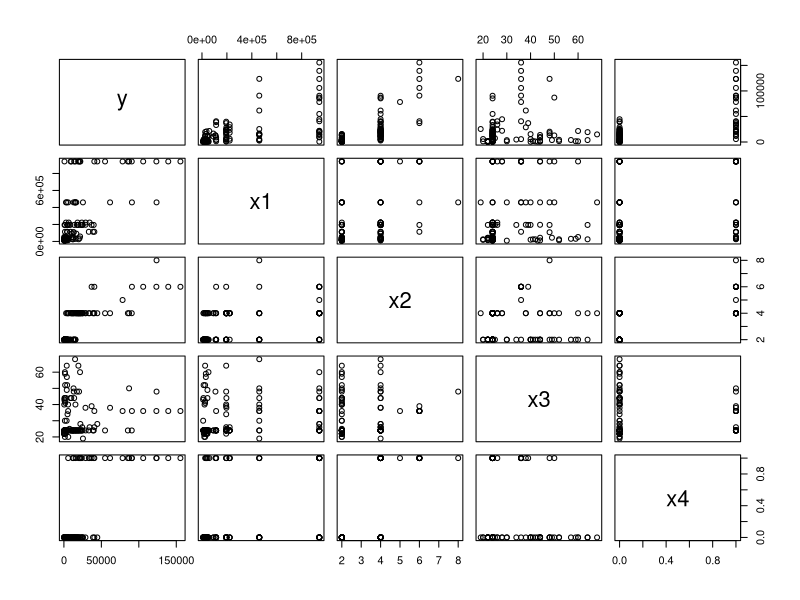
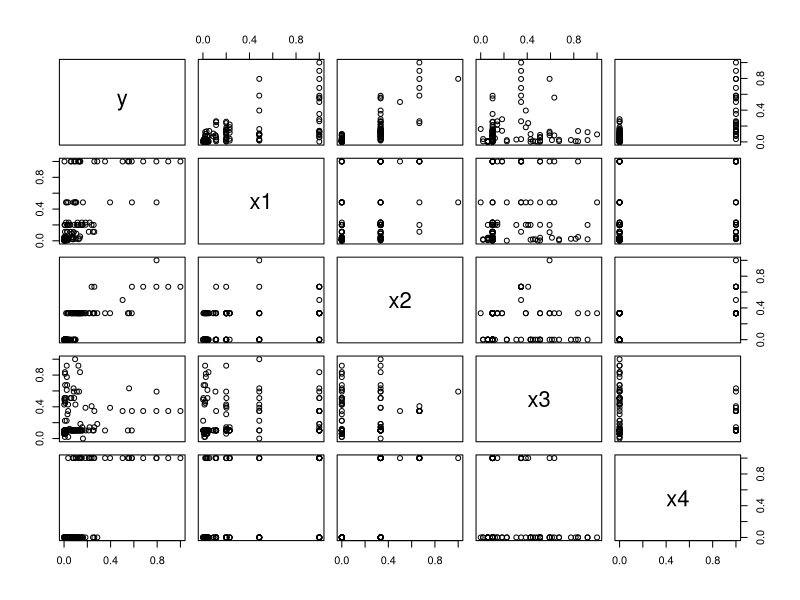
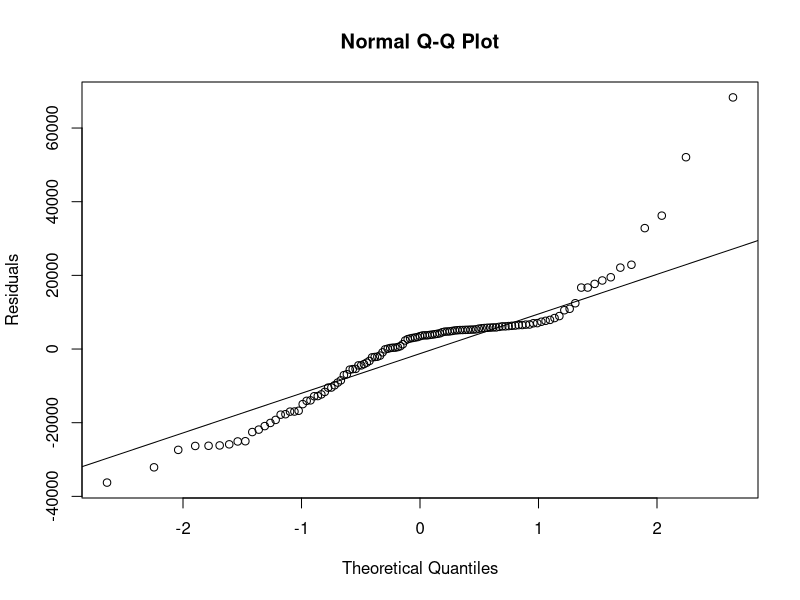
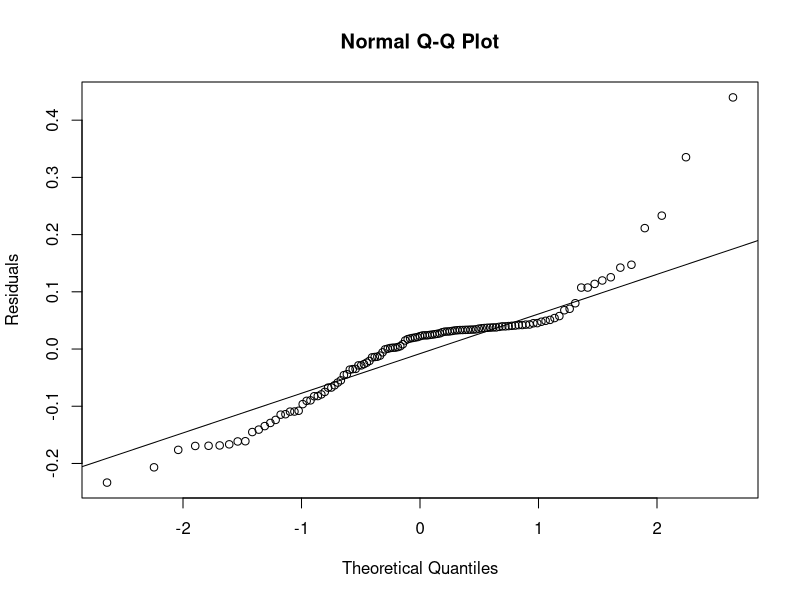
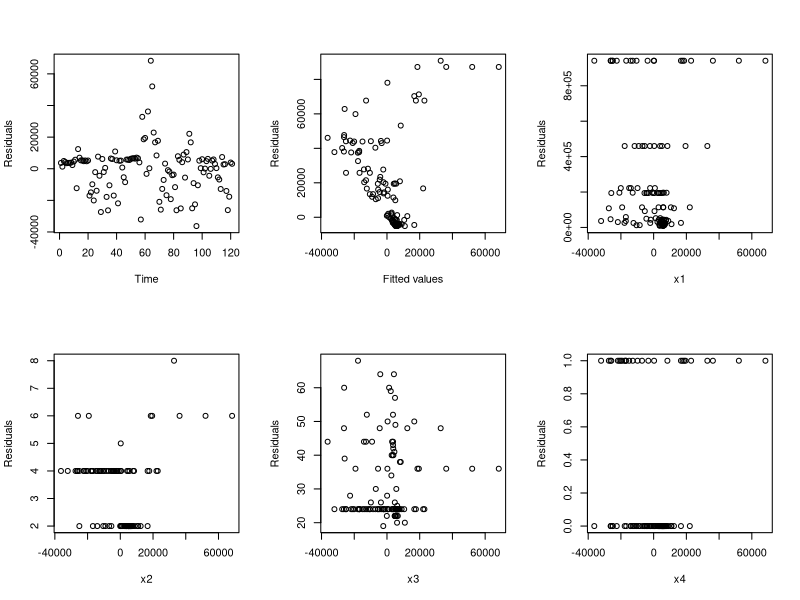
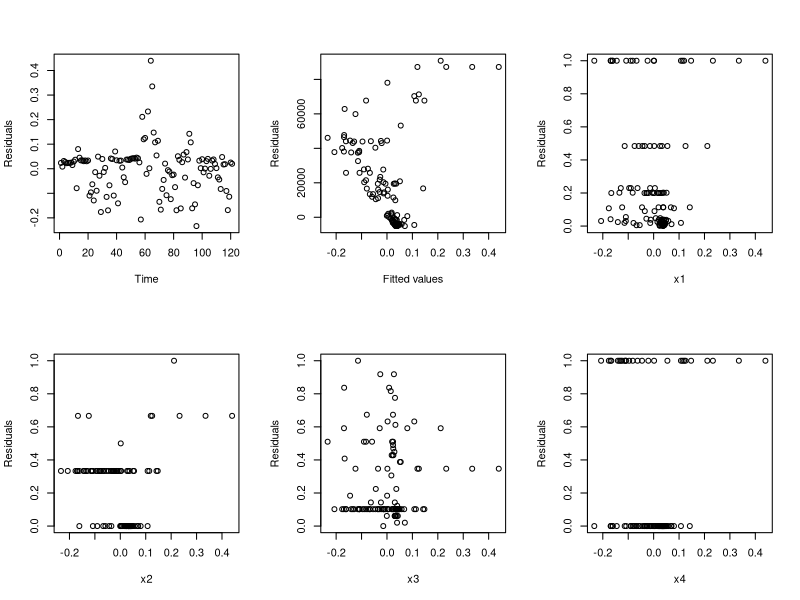

The R script that drew these images, in order:
setwd("C:/Users/enric/OneDrive/Desktop/MATH/MH3510/Project")
getwd()
# install.packages( "dplyr" )
library(dplyr)
library(caret)


# Graphical display of the observed data.
data_raw <- read.table('aadt.txt',header=FALSE)
df <-
  data.frame(y=data_raw$V1,x1=data_raw$V2,x2=data_raw$V3,x3=data_raw$V4,x4=data_raw$V5)
df$x4[df$x4 == 2]<-0
process <- preProcess(df, method=c("range"))
df_scaled <- predict(process, df)
plot(df)
plot(df_scaled)


# Fit a multiple linear regression model for both scaled and non-scaled data.
mlr <- lm(y ~ x1+x2+x3+x4, data=df)
summary(mlr)
mlr_scaled <- lm(y ~ x1+x2+x3+x4, data=df_scaled)
summary(mlr_scaled)
##  x3 has the least significance to the model in terms of t-test while x1, x2 and x4 are all highly significant  ##


# Normality checking.
qqnorm(residuals(mlr),ylab='Residuals')
qqline(residuals(mlr))
qqnorm(residuals(mlr_scaled),ylab='Residuals')
qqline(residuals(mlr_scaled))
##  QQplot observations:
##  points generally follow normal line on the qqplot except for the points on the upper tail, this suggest that
##  the data follow a normal distribution generally but have a few outliers at the upper tail


# Draw some plots of residuals.
par(mfrow=c(2,3))
plot(residuals(mlr),ylab='Residuals',xlab='Time')
plot(residuals(mlr),fitted(mlr),ylab='Residuals',xlab='Fitted values')
plot(residuals(mlr),df$x1,ylab='Residuals',xlab='x1')
plot(residuals(mlr),df$x2,ylab='Residuals',xlab='x2')
plot(residuals(mlr),df$x3,ylab='Residuals',xlab='x3')
plot(residuals(mlr),df$x4,ylab='Residuals',xlab='x4')
par(mfrow=c(1,1))
# scaled data
par(mfrow=c(2,3))
plot(residuals(mlr_scaled),ylab='Residuals',xlab='Time')
plot(residuals(mlr_scaled),fitted(mlr),ylab='Residuals',xlab='Fitted values')
plot(residuals(mlr_scaled),df_scaled$x1,ylab='Residuals',xlab='x1')
plot(residuals(mlr_scaled),df_scaled$x2,ylab='Residuals',xlab='x2')
plot(residuals(mlr_scaled),df_scaled$x3,ylab='Residuals',xlab='x3')
plot(residuals(mlr_scaled),df_scaled$x4,ylab='Residuals',xlab='x4')
par(mfrow=c(1,1))
## !!explain


# Durbin-Watson tests.
# install.packages( "lmtest" )
library(lmtest)
dwtest(y ~ x1+x2+x3+x4, data=df)
dwtest(y ~ x1+x2+x3+x4, data=df_scaled)


# Some F-tests.
mlr1 <- lm(y ~ x1+x2+x4,data=df)  #remove x3 as insignificant from above
anova(mlr1,mlr)
##  we can not reject the null hypothesis of B3^=0 even at the level of 0.1

mlr1_scaled <- lm(y ~ x1+x2+x4,data=df_scaled)  #remove x3 as insignificant from above
anova(mlr1_scaled,mlr_scaled)
##  we can not reject the null hypothesis of B3^=0 even at the level of 0.1

mlr2 <- lm(y ~ x1+x2+offset(100.3*x3)+x4,data=df)  # from MLR results, B3^=100.3
summary(mlr2)
anova(mlr2,mlr)
##  we can not reject the null hypothesis even at the level of 0.1

mlr2_scaled <- lm(y ~ x1+x2+offset(0.03*x3)+x4,data=df_scaled)  # from MLR(scaled) results, B3^=0.03163
summary(mlr2_scaled)
anova(mlr2_scaled,mlr_scaled)
##  we can not reject the null hypothesis even at the level of 0.1

# Predicting non-scaled inputs
con <- data.frame(x1=50000,x2=3,x3=60,x4=0)
predict(mlr,con,interval='confidence',level=0.95)
predict(mlr,con,interval='prediction',level=0.95)

# Predicting scaled inputs
# scaling new input
new_input <- data.frame(y=-1,x1=50000,x2=3,x3=60,x4=0)
df_input <- rbind(new_input,df)
process <- preProcess(df_input[c('x1','x2','x3','x4')], method=c("range"))
df_input_scaled <- predict(process, df_input)
## scaled input: x1=0.045286737 ,x2=0.1666667 ,x3=0.83673469  ,x4=0
to_predict <- data.frame(x1=0.045286737 ,x2=0.1666667 ,x3=0.83673469  ,x4=0)
predict(mlr_scaled,to_predict,interval='confidence',level=0.95)
predict(mlr_scaled,to_predict,interval='prediction',level=0.95)

predicted_val <- (0.05732971*(max(df['y'])-min(df['y'])))+min(df['y'])
predicted_lwr_conf <- (0.00543876*(max(df['y'])-min(df['y'])))+min(df['y'])
predicted_upr_conf <- (0.1092207*(max(df['y'])-min(df['y'])))+min(df['y'])
predicted_lwr_pred <- (-0.1444346 *(max(df['y'])-min(df['y'])))+min(df['y'])
predicted_upr_pred <- (0.259094*(max(df['y'])-min(df['y'])))+min(df['y'])
conf<-data.frame(fit=predicted_val,lwr=predicted_lwr_conf,upr=predicted_upr_conf)
pred<-data.frame(fit=predicted_val,lwr=predicted_lwr_pred,upr=predicted_upr_pred)
conf
pred